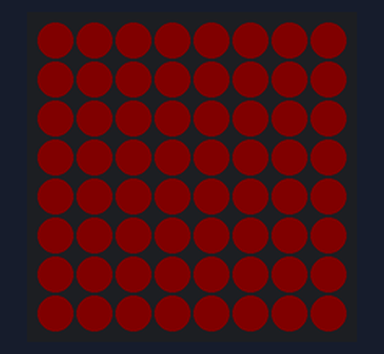
Bench run of a sketch on a simulated Arduino Uno, built with avr-gcc and run on an emulated ATmega328P. Parts: 8×8 RGB LED matrix (first LED top left, wired row by row). Dim RGB values are drawn brighter than linear; random numbers use the default seed unless the sketch sets one.

Above: at 0.1 s.
At 1.8 s:
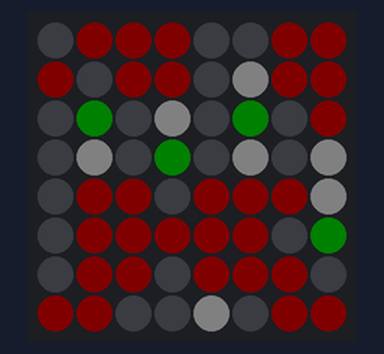
At 4.1 s:
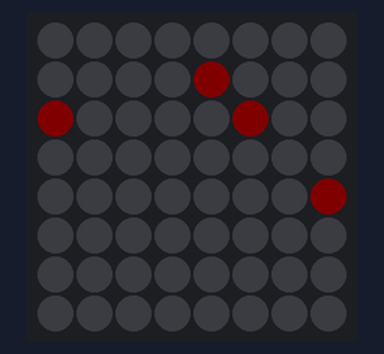
At 14.8 s:
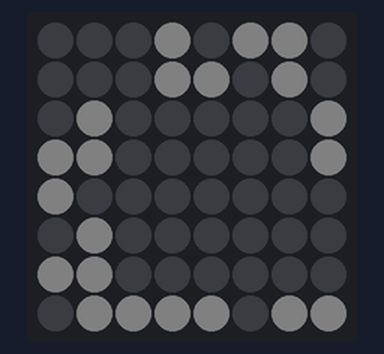
At 25.7 s:
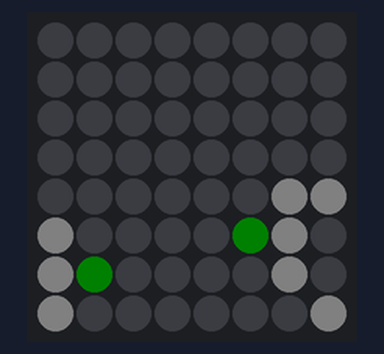
At 38.7 s:
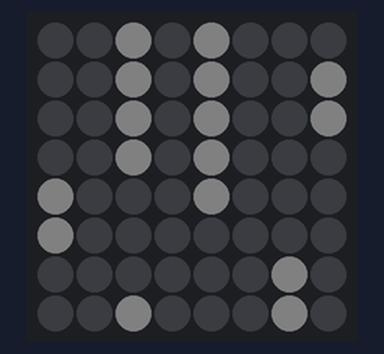

Measured:
- what the display in image 1 shows lasts 0.6 s, from 1.7 s to 2.3 s

The sketch:

GameOfLife.ino
```cpp
#include <Adafruit_GFX.h>
#include <Adafruit_NeoMatrix.h>
#include <Adafruit_NeoPixel.h>

#define PIN 6               // Data pin that NeoPixel is connected to
#define WIDTH 8             // Width of the matrix
#define HEIGHT 8            // Height of the matrix
#define BRIGHTNESS 5        // Max brightness of each pixel. Important to select based on total pixel count and available power supply
#define DELAYTIME 500       // Time between each generation
#define LIFE_COLOR white    // Colow of alive pixels
#define MAX_GENERATIONS 50  // Max number of generations to run for
#define SHOW_STATES 1       // Show intermediate states
#define DEBUG_PRINTS 0      // Enable debug prints

/* Create matrix object. The 4th param defines the first pixel and the orientation of
   the pixels on the matrix. Refer to Adafruit documentation for details.
*/
Adafruit_NeoMatrix matrix = Adafruit_NeoMatrix(WIDTH, HEIGHT, PIN,
                                              NEO_MATRIX_TOP + NEO_MATRIX_RIGHT +
                                              NEO_MATRIX_COLUMNS + NEO_MATRIX_ZIGZAG);

// Some common colors to use as needed
uint32_t red = matrix.Color(255, 0, 0);
uint32_t green = matrix.Color(0, 255, 0);
uint32_t blue = matrix.Color(0, 0, 255);
uint32_t magenta = matrix.Color(255, 0, 255);
uint32_t yellow = matrix.Color(255, 255, 0);
uint32_t orange = matrix.Color(255, 128, 0);
uint32_t purple = matrix.Color(128, 0, 255);
uint32_t white = matrix.Color(255, 255, 255);

// 2 matrices required as next generation is calculated on a new one and copied to older matrix
bool game_map_1[WIDTH][HEIGHT];
bool game_map_2[WIDTH][HEIGHT];

#if SHOW_STATES
// Array to store colors of next generation of cells
uint32_t pixel_colors[WIDTH][HEIGHT];
#endif

// To track elapsed generations for resetting after a fixed time
int generation = 0;
bool restart = false;

// Setup code. Runs once on power up
void setup()
{
#if DEBUG_PRINTS
  // Serial logs for debugging
  Serial.begin(9600);
#endif
  matrix.begin();
  matrix.setBrightness(BRIGHTNESS);
  matrix.fillScreen(red);
  matrix.show();
#if DEBUG_PRINTS
  Serial.println("Blank screen");
#endif
  delay(DELAYTIME);
  randomSeed(analogRead(0)); // Use an analog pin as a seed for randomness

  for (int x = 0; x < WIDTH; x++)
  {
    for (int y = 0; y < HEIGHT; y++)
    {
      game_map_1[x][y] = random(2); // Assign either 0 or 1 randomly
    #if DEBUG_PRINTS
      Serial.print(game_map_1[x][y]); // Print the initial matrix to serial
    #endif
    }
  #if DEBUG_PRINTS
    Serial.println();
  #endif
  }
  update_matrix();
  delay(DELAYTIME);
#if DEBUG_PRINTS
  Serial.println("Setup done");
#endif
}

// Loop code. Runs endlessly
void loop()
{
  // Calculate next generation
  calculate_next_map();

  // Copy new generation to old matrix
  copy_map();

  generation++;

  // Send the array to the matrix
  update_matrix();

  delay(DELAYTIME);

  // If all cells are dead or max generations have elapsed, reset
  if (is_zero() || generation == MAX_GENERATIONS)
  {
    restart_game();
    generation = 0;
  }
}

void calculate_next_map()
{
  for (int x = 0; x < WIDTH; ++x)
  {
    for (int y = 0; y < HEIGHT; ++y)
    {
      // Count neighbors of the current cell
      int neighbors = count_neighbors(x, y);

      // If cell was alive and has less than 2 or more than 3 neighbors, it dies
      if (game_map_1[x][y] && (neighbors < 2 || neighbors > 3))
      {
        game_map_2[x][y] = 0;

      #if SHOW_STATES
        pixel_colors[x][y] = red; // Mark newly dead pixels
      #endif
      }
      // If cell was dead and has exactly 3 neighbors, it comes alive
      else if (!game_map_1[x][y] && neighbors == 3)
      {
        game_map_2[x][y] = 1;

      #if SHOW_STATES
        pixel_colors[x][y] = green; // Mark newly alive pixels
      #endif
      }
      // All other cells remain the same
      else
      {
        game_map_2[x][y] = game_map_1[x][y];

      #if SHOW_STATES
        pixel_colors[x][y] = white; // Mark continuing pixels
      #endif
      }
    }
  }
}

/*
  Count alive neighbors of a cell in a 3x3 grid.
  Each cell has 8 neighbors. i & j iterate over -1 to 1, with (0,0) being the cell itself
  (i,j) --> (-1,-1) (0,-1) (1,-1)
            (-1, 0) (0, 0) (1, 0)
            (-1, 1) (0, 1) (1, 1)
*/
int count_neighbors(int x, int y)
{
  int count = 0;

  for (int i = -1; i <= 1; ++i)
  {
    for (int j = -1; j <= 1; ++j)
    {
      // Avoid counting the cell itself
      if (i == 0 && j == 0)
      {
        continue;
      }

      // Loop over the edges while counting
      if (game_map_1[(x + i + WIDTH) % WIDTH][(y + j + HEIGHT) % HEIGHT])
      {
        count++;
      }
    }
  }
  return count;
}

// Copy new array to old array
void copy_map()
{
  for (int x = 0; x < WIDTH; ++x)
  {
    for (int y = 0; y < HEIGHT; ++y)
    {
      game_map_1[x][y] = game_map_2[x][y];
    }
  }
}

// Send the new state to the NeoPixels and show them
void update_matrix()
{
  // If it's a restart, avoid showing intermediate state
  if (!restart)
  {
#if SHOW_STATES
  for (int x = 0; x < WIDTH; ++x)
  {
    for (int y = 0; y < HEIGHT; ++y)
    {
      if(game_map_1[x][y])
      {
        matrix.drawPixel(x,y,pixel_colors[x][y]);
      }
      else if (pixel_colors[x][y] == red)
      {
        matrix.drawPixel(x,y,pixel_colors[x][y]);
      }
      else
      {
        matrix.drawPixel(x, y, 0);
      }
    }
  }
  matrix.show();
  delay(DELAYTIME);
#endif
  }

  for (int x = 0; x < WIDTH; ++x)
  {
    for (int y = 0; y < HEIGHT; ++y)
    {
      if(game_map_1[x][y])
      {
        matrix.drawPixel(x, y, LIFE_COLOR);
      }
      else
      {
        matrix.drawPixel(x, y, 0);
      }
    }
  }
  matrix.show();
}

// Reset the states randomly and restart
void restart_game()
{
  restart = true;
  if (generation == MAX_GENERATIONS)
  {
    matrix.fillScreen(green);
  }
  else
  {
    matrix.fillScreen(red);
  }
  matrix.show();
  delay(DELAYTIME);

  for (int x = 0; x < WIDTH; x++)
  {
    for (int y = 0; y < HEIGHT; y++)
    {
      game_map_1[x][y] = random(2); // Assign either 0 or 1 randomly
    }
  }
  update_matrix();
  delay(DELAYTIME);
  restart = false;
}

// Check if all cells are dead
bool is_zero()
{
  for (int x = 0; x < WIDTH; ++x)
  {
    for (int y = 0; y < HEIGHT; ++y)
    {
      if (game_map_1[x][y])
      {
        return false;
      }
    }
  }
  return true;
}
```
